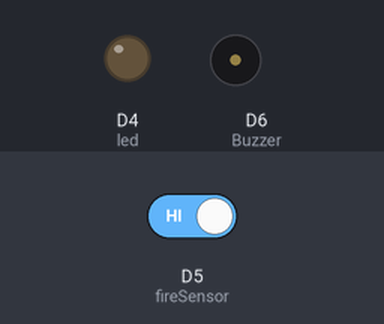
Simulated run of this sketch. Board: ESP8266 (NodeMCU). On the bench: output pins drawn as LEDs (lit = HIGH), buzzer (waves = sounding). The test bench sets the inputs (shaded band); at power-on: D5 (fireSensor) HIGH. WiFi joins after 1.5 s; servers stay silent unless stated; what the sketch prints to the serial monitor is not drawn.

Above: at 0.1 s.
At 4.0 s:
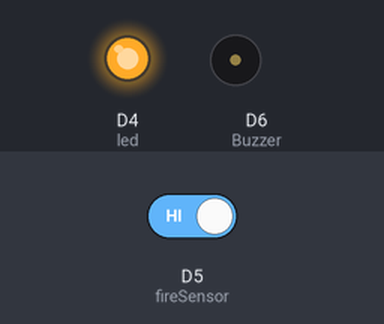
4.1 s: D5 (fireSensor) driven LOW
At 5.8 s:
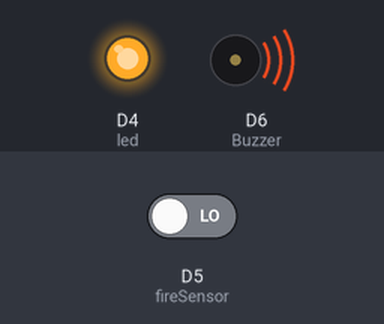
Timing chart, 0 to 7.3 s (numbered marks = the images above; inputs shaded):
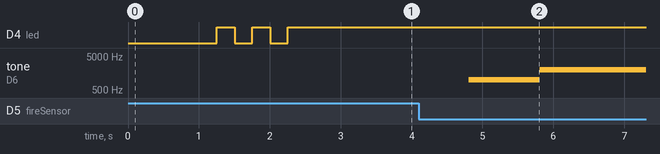

Measured:
- after the input at 4.1 s, tone on D6 (Buzzer): silent → 1000 Hz after 0.71 s, → 2000 Hz 1.0 s later

The sketch:

fire_alarm_executable.ino
```cpp
#include <ESP8266WiFi.h>
#include <BlynkSimpleEsp8266.h>

#define BLYNK_TEMPLATE_ID "<BLYNK TEMPLATE ID goes here>"
#define BLYNK_DEVICE_NAME "<BLYNK DEVICE NAME goes here>"
#define BLYNK_AUTH_TOKEN "<BLYNK AUTH TOKEN goes here>"

#define BLYNK_PRINT Serial

const int fireSensor = D5;
const int led = D4;
const int Buzzer = D6;

char auth[] = BLYNK_AUTH_TOKEN;

char ssid[] = "<WIFI SSID goes here>"; // wifi name
char pass[] = "<WIFI PASSWORD goes here>";         // wifi password

BlynkTimer timer;

int fireState = 0;
int lastfireState = 0;
unsigned long old = 0;
unsigned long current = 0;
int interval = 0;

void Reading()
{
    fireState = digitalRead(fireSensor);
    if (fireState == 0 && lastfireState == 0)
    {
        Serial.println("Blynk notification: Fire!");
        Blynk.logEvent("fire", "Fire Alert");
        lastfireState = 1;
        tone(Buzzer, 1000);
        delay(1000);
    }
    if (fireState == 0 && lastfireState == 1)
    {
        Serial.println("Fire Alert, Continous");
        tone(Buzzer, 2000);
        delay(5000);
    }
    if (fireState == 1)
    {
        Serial.println("No Fire");
        lastfireState = 0;
        noTone(Buzzer);
    }
}

void setup()
{
    Serial.begin(115200);
    Serial.println();
    pinMode(led, OUTPUT);
    Serial.println("Please wait.... Sensor activation");
    delay(1000);
    Serial.println("Please wait for Blynk Server connection");
    pinMode(fireSensor, INPUT);
    pinMode(Buzzer, OUTPUT);
    WiFi.mode(WIFI_STA);
    WiFi.begin(ssid, pass);
    while (WiFi.status() != WL_CONNECTED)
    {
        digitalWrite(led, LOW);
        delay(250);
        Serial.print(".");
        digitalWrite(led, HIGH);
        delay(250);
    }
    Blynk.begin(auth, ssid, pass);
    timer.setInterval(1000L, Reading);
}

void loop()
{
    Blynk.run();
    timer.run();
}
```
